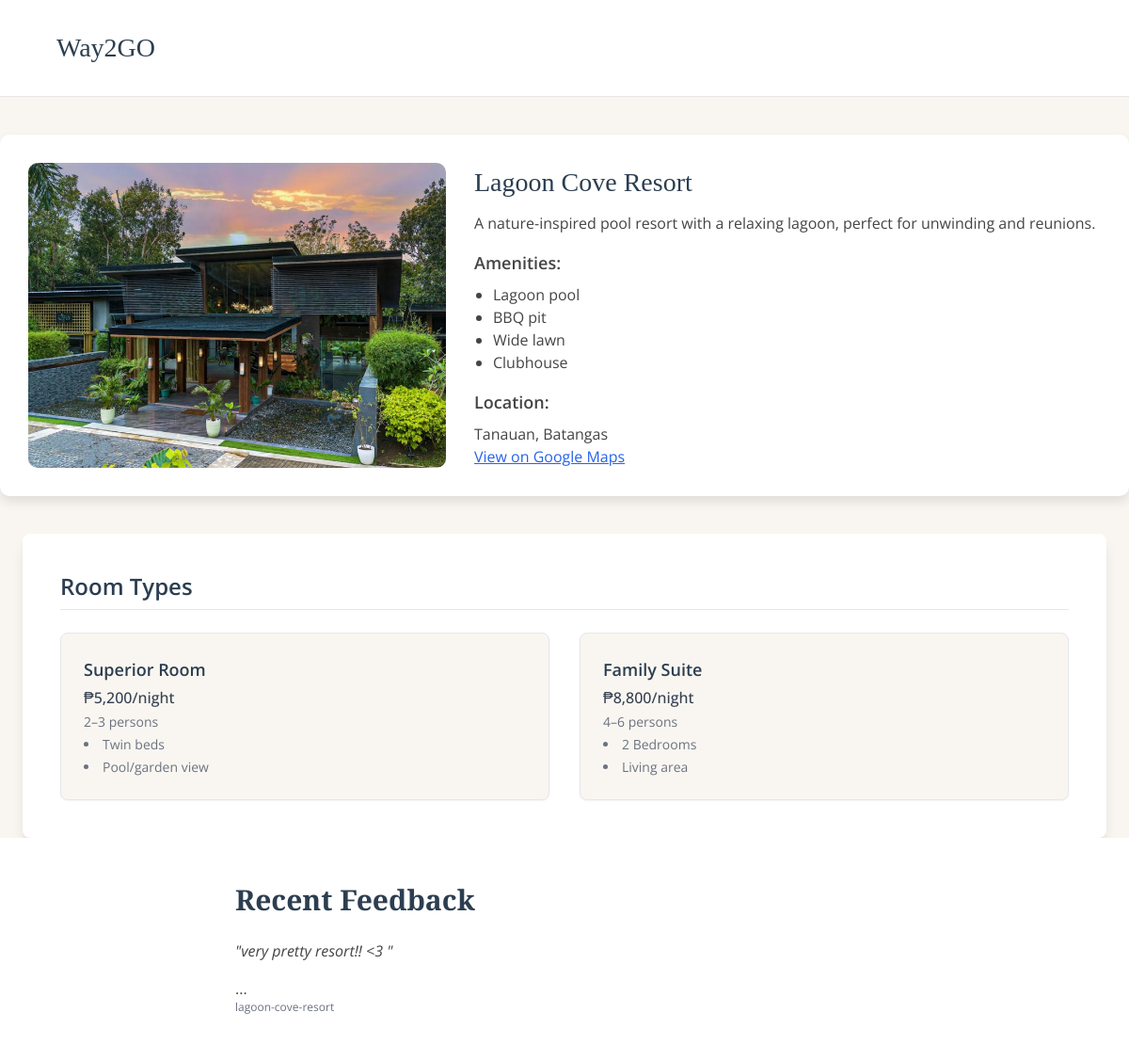
Page /resort-details?resort=lagoon-cove-resort on the committed database.
### models/models.py (models this page shows)
class Resort(db.Model):
    __tablename__ = 'resorts'
    id = db.Column(db.Integer, primary_key=True)
    slug = db.Column(db.String, unique=True, nullable=False)  # This is resort_id in our design
    name = db.Column(db.String, nullable=False)
    image_url = db.Column(db.String)
    is_pet_friendly = db.Column(db.Integer, default=0)
    description = db.Column(db.Text)
    location = db.Column(db.String)
    google_maps_link = db.Column(db.String)
    amenities = db.Column(db.JSON)
    rooms = db.relationship('Room', backref='resort', lazy=True, cascade='all, delete-orphan')

class Room(db.Model):
    __tablename__ = 'rooms'
    id = db.Column(db.Integer, primary_key=True)
    resort_slug = db.Column(db.String, db.ForeignKey('resorts.slug'), nullable=False)
    room_name = db.Column(db.String(100), nullable=False)
    price = db.Column(db.Float, nullable=False)
    capacity_min = db.Column(db.Integer, nullable=False)
    capacity_max = db.Column(db.Integer, nullable=False)
    description = db.Column(db.Text)
    image_url = db.Column(db.String(255))
    amenities = db.Column(db.JSON)
    total_slots = db.Column(db.Integer, default=5)
    created_at = db.Column(db.DateTime, default=datetime.utcnow)
    is_booking = db.Column(db.Integer, default=0)

class Feedback(db.Model):
    __tablename__ = 'feedback'
    id = db.Column(db.Integer, primary_key=True)
    resort_id = db.Column(db.Integer, db.ForeignKey('resorts.id'), nullable=False)
    message = db.Column(db.Text, nullable=False)
    resort = db.relationship('Resort', backref=db.backref('feedbacks', lazy=True))

### app.py (the view)
@app.route('/resort-details')
def resort_details():
    resort_slug = request.args.get('resort')
    resort = Resort.query.filter_by(slug=resort_slug).first()
    if not resort:
        return render_template('3rdpage.html', resort=None, resort_data=None, rooms=[], feedbacks=[])
    rooms = Room.query.filter_by(resort_slug=resort_slug).all()
    feedbacks = get_feedbacks_for_resort(resort.id)
    resort_data = {
        'slug': resort.slug,
        'name': resort.name,
        'description': resort.description,
        'location': resort.location,
        'google_maps_link': resort.google_maps_link,
        'amenities': resort.amenities or [],
        'image_url': resort.image_url,
        'id': resort.id,
    }
    rooms_data = []
    for room in rooms:
        rooms_data.append({
            'id': room.id,
            'room_name': room.room_name,
            'price': room.price,
            'capacity_min': room.capacity_min,
            'capacity_max': room.capacity_max,
            'description': room.description,
            'image_url': room.image_url,
            'amenities': room.amenities or [],
            'total_slots': room.total_slots
        })
    return render_template('3rdpage.html',
                         resort=resort_slug,
                         resort_data=resort_data,
                         rooms=rooms_data,
                         feedbacks=feedbacks)

### app.py (called while the page is built)
def get_feedbacks_for_resort(resort_id):
    feedbacks = db.session.query(
        Feedback.message,
        Resort.slug.label('resort_slug')
    ).join(Resort, Feedback.resort_id == Resort.id).filter(Feedback.resort_id == resort_id).all()
    return [{'message': fb.message, 'resort': fb.resort_slug} for fb in feedbacks]

### templates/3rdpage.html (shortened to what this page needs)
<!DOCTYPE html>
<html lang="en">
<head>
  <script src="https://cdn.tailwindcss.com"></script>
  <link rel="stylesheet" href="https://cdn.jsdelivr.net/npm/litepicker/dist/css/litepicker.css" />
</head>
<body>
  <header>
    <h1>Way2GO</h1>
  </header>
  <body>
  {% if resort_data %}
    <section class="resort-section">
      <div class="resort-image">
        <img src="{{ resort_data.image_url }}" alt="{{ resort_data.name }}">
      </div>
      <div class="resort-content">
        <h2>{{ resort_data.name }}</h2>
        <p>{{ resort_data.description }}</p>
        <h3 class="text-lg font-semibold mt-4 mb-2">Amenities:</h3>
        <ul>
          {% for amenity in resort_data.amenities %}
            <li>{{ amenity }}</li>
          {% endfor %}
        </ul>
        <h3 class="text-lg font-semibold mt-4 mb-2">Location:</h3>
        <p>{{ resort_data.location }}</p>
        <a href="{{ resort_data.google_maps_link }}" target="_blank" class="text-blue-600 underline">View on Google Maps</a>
      </div>
    </section>
    <section class="max-w-6xl mx-auto mt-8 bg-white p-10 rounded-lg shadow-lg">
      <h2 class="text-2xl font-semibold text-[#2c3e50] font-[Playfair Display] mb-6 border-b pb-2">Room Types</h2>
      <div class="grid grid-cols-1 md:grid-cols-2 gap-8">
       {% for room in rooms %}
        <div onclick="openRoomBookingModal('{{ room.id }}', '{{ resort_data.id }}')"
            class="cursor-pointer bg-[#f9f6f1] border border-gray-200 rounded-lg p-6 shadow-sm hover:shadow-lg transition">
          <h3 class="text-lg font-semibold text-[#2c3e50] mb-1">{{ room.room_name }}</h3>
          <p class="text-gray-700 font-medium mb-1">₱{{ '{:,.0f}'.format(room.price) }}/night</p>
          <p class="text-sm text-gray-500 mb-1">{{ room.capacity_min }}–{{ room.capacity_max }} persons</p>
          <ul class="text-sm text-gray-500 list-disc list-inside space-y-1">
            {% for amenity in room.amenities %}
              <li>{{ amenity }}</li>
            {% endfor %}
          </ul>
        </div>
      {% endfor %}
      </div>
    </section>
  {% else %}
    <div class="max-w-xl mx-auto mt-20 text-center text-2xl font-bold text-red-700">
      Resort not found.
    </div>
  {% endif %}
    <section class="bg-white py-12 px-4">
    <div class="mx-auto" style="max-width: 700px;">
      <h2 class="text-3xl font-bold text-[#2c3e50] mb-6" style="font-family:'Playfair Display',serif;">Recent Feedback</h2>
      {% if feedbacks and feedbacks|length > 0 %}
       {% for fb in feedbacks %}
        <div class="rounded-xl ...">
          <p class="italic text-base mb-4 text-[#444]">"{{ fb.message }}"</p>
          ...
          <div class="text-xs text-gray-500">{{ resort_data.get(fb.resort, fb.resort) }}</div>
        </div>
      {% endfor %}
      {% else %}
        <div class="text-center text-gray-500">No feedback yet for this resort.</div>
      {% endif %}
    </div>
  </section>
</body>
</html>

### templates/3rdpage.html (style rules this page uses)
:root { --main-color: #2c3e50; --accent-color: #bfa980; --bg-color: #f9f6f1; --text-color: #444; --font-header: 'Playfair Display', serif; --font-body: 'Open Sans', sans-serif; }
body { font-family: var(--font-body); background-color: var(--bg-color); color: var(--text-color); line-height: 1.8; }
header { background-color: white; padding: 30px 60px; display: flex; justify-content: space-between; align-items: center; border-bottom: 1px solid #e6e6e6; }
header h1 { font-family: var(--font-header); font-size: 28px; color: var(--main-color); }
.resort-section { max-width: 1200px; margin: 40px auto; background-color: white; border-radius: 10px; box-shadow: 0 6px 12px rgba(0, 0, 0, 0.1); padding: 30px; display: flex; gap: 30px; }
.resort-image { flex: 1; }
.resort-content { flex: 1.5; }
.resort-section img { width: 100%; height: 100%; max-height: 400px; object-fit: cover; border-radius: 10px; }
.resort-section h2 { font-family: var(--font-header); color: var(--main-color); font-size: 28px; margin-bottom: 10px; }
.resort-section ul { padding-left: 20px; list-style: disc; }

### rows in the picture
Resort: image_url (picture), name "Lagoon Cove Resort", description "A nature-inspired pool resort with a relaxing lagoon, perfect for unwinding and reunions.", location "Tanauan, Batangas", get "lagoon-cove-resort"
Room: room_name "Superior Room", price "5,200", capacity_min "2", capacity_max "3", amenities "Twin beds" "Pool/garden view"
Room: room_name "Family Suite", price "8,800", capacity_min "4", capacity_max "6", amenities "2 Bedrooms" "Living area"
Feedback: message "very pretty resort!! <3"

### other values in the picture
{{ amenity }} "Lagoon pool" "BBQ pit" "Wide lawn" "Clubhouse"
